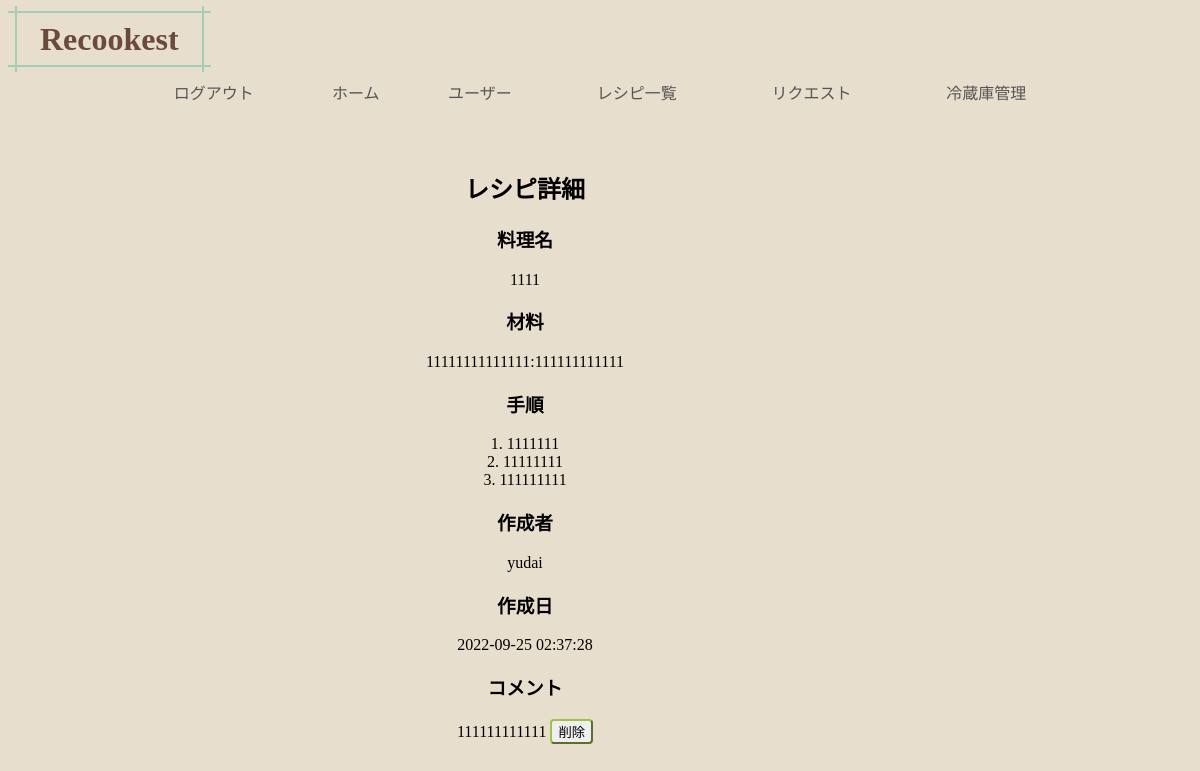
Page /recipe_detail/2 (signed in) on the committed database.
### tables this page shows
CREATE TABLE recipes_title(id INTEGER PRIMARY KEY, title TEXT NOT NULL, comment TEXT, create_user text, update_date text default (datetime('now','+9 hours')));

CREATE TABLE recipes_material
(
id INTEGER PRIMARY KEY, 
material_count INTEGER, 
material TEXT, 
amount TEXT
);

CREATE TABLE recipes_step
(
id integer,
step_count integer NOT NULL,
step_text text NOT NULL
);

### app.py (the view)
@app.route("/recipe_detail/<int:id>", methods=["GET", "POST"])#レシピ詳細
def recipe_detail(id):
    recipe_id = id
    recipe_title = db.execute("SELECT title FROM recipes_title WHERE id = ?", recipe_id)
    recipe_materials = db.execute("SELECT material, amount FROM recipes_material WHERE id = ?", recipe_id)
    material_count = len(recipe_materials)
    recipe_steps = db.execute("SELECT step_count, step_text FROM recipes_step WHERE id = ?", recipe_id)
    step_count = len(recipe_steps)
    recipe_create_user = db.execute("SELECT create_user FROM recipes_title WHERE id = ?", recipe_id)
    recipe_update_date = db.execute("SELECT update_date FROM recipes_title WHERE id = ?", recipe_id)
    recipe_comment = db.execute("SELECT comment FROM recipes_title WHERE id = ?", recipe_id)
    user = db.execute("SELECT name from users where id = ?", session["id"])
    return render_template("recipe_detail.html",user=user[0]["name"], recipe_id=recipe_id, recipe_title=recipe_title, recipe_materials=recipe_materials, material_count=material_count, recipe_steps=recipe_steps, step_count=step_count, recipe_create_user=recipe_create_user[0]["create_user"], recipe_update_date=recipe_update_date, recipe_comment=recipe_comment)

### templates/recipe_detail.html (shortened to what this page needs)
{% extends "login_base.html" %}
{% block main %}
<h2>レシピ詳細</h2>
    <h3>料理名</h3>
        {{recipe_title[0]["title"]}}
    <h3>材料</h3>
    {% for n in range(material_count) %}
        {{recipe_materials[n]["material"]}}:{{recipe_materials[n]["amount"]}}<br>
    {% endfor %}
    <h3>手順</h3>
    {% for n in range(step_count) %}
        {{recipe_steps[n]["step_count"]}}. {{recipe_steps[n]["step_text"]}}<br>
    {% endfor %}
    <h3>作成者</h3>
        {{recipe_create_user}}
    <h3>作成日</h3>
        {{recipe_update_date[0]["update_date"]}}
    <h3>コメント</h3>
        {{recipe_comment[0]["comment"]}}
    {% if user == recipe_create_user %}
        <a href="/recipe_delete/{{recipe_id}}"><button>削除</button></a>
    {% endif %}
{% endblock %}

### templates/login_base.html (shortened to what this page needs)
<!DOCTYPE html>
<html lang="ja">
<head>
    <link rel="stylesheet" href="/static/css/style.css">
</head>
<body>
    <header>
            <h1><a href="/home" class="logo">Recookest</a></h1>
            <nav>
                <ul>
                    <li class="logout"><a href="/logout">ログアウト</a></li>
                    <li class="home"><a href="/home">ホーム</a></li>
                    <li class="user"><a href="/user">ユーザー</a></li>
                    <li class="recipe"><a href="/my/recipe_all">レシピ一覧</a></li>
                    <li class="request"><a href="/cook_request">リクエスト</a></li>
                    <li class="fridge"><a href="/fridge_all">冷蔵庫管理</a></li>
                </ul>
            </nav>
    </header>
    <main>
        {% block main %}
        {% endblock %}
    </main>
</body>
</html>

### static/css/style.css (style rules this page uses)
body { background-color: #E7DECD; }
.logo { position: relative; padding: 0.25em 1em; border-top: solid 2px black; border-bottom: solid 2px black; border-color: #A4CDB8; color: #6B493D; }
.logo:before, .logo:after { content: ''; position: absolute; top: -7px; width: 2px; height: -webkit-calc(100% + 14px); height: calc(100% + 14px); background-color: #A4CDB8; }
.logo:before { left: 7px; }
.logo:after { right: 7px; }
nav ul { display: table; margin: 0 auto; padding: 0 ; width: 80%; text-align: center; }
nav li { display: table-cell; min-width: 50px; }
nav a { display: block; width: 100%; text-decoration: none; color: #555; padding-bottom: 5px; }
a { text-decoration: none; }
button { border-color: #9ec34b; border-radius: 4px; }
main { position: absolute; top: 150px; right: 400px; bottom:auto; left: 250px; text-align: center; }

### rows in the picture
recipes_title: title "1111", create_user "yudai", update_date "2022-09-25 02:37:28", comment "111111111111"
recipes_material: material "11111111111111", amount "111111111111"
recipes_step: step_count "1", step_text "1111111"
recipes_step: step_count "2", step_text "11111111"
recipes_step: step_count "3", step_text "111111111"
